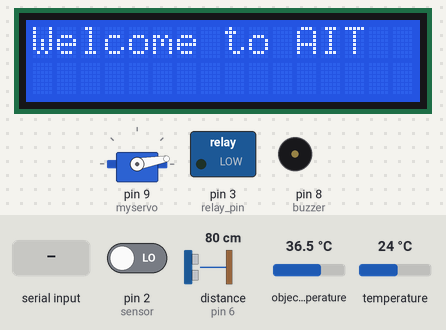
Simulated run of this sketch. Board: Arduino Uno, built with avr-gcc and run on an emulated ATmega328P. On the bench: 16×2 character LCD, servo, switched loads named in the sketch (green lamp = pin HIGH), buzzer (waves = sounding). Wiring (inferred from the names in the program): ultrasonic range finder: trigger pin 7; echo pin 6. The test bench sets the inputs (shaded band); at power-on: distance to the obstacle (sensor on pin 6) 80 cm, pin 2 (sensor) LOW, object temperature 36.5 °C, temperature 24 °C. The echo pulse lasts 58.3 µs per cm; pins used as bus, display or sensor lines are not drawn; what the sketch prints to the serial monitor is not drawn.

Above: at 2.2 s.
2.3 s: distance to the obstacle (sensor on pin 6) set to 23 cm
10.9 s: distance to the obstacle (sensor on pin 6) set to 18 cm
At 15.8 s:
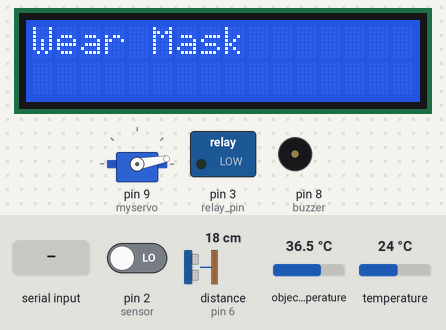
21.0 s: distance to the obstacle (sensor on pin 6) set to 35 cm
26.5 s: distance to the obstacle (sensor on pin 6) set to 2 cm
At 31.7 s:
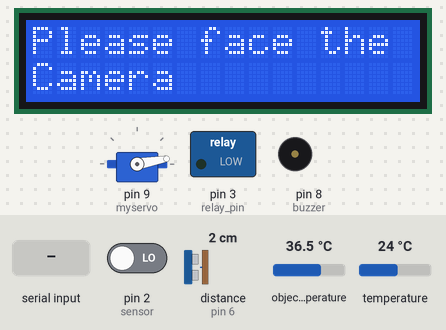
33.4 s: "9" received over Serial
At 41.9 s:
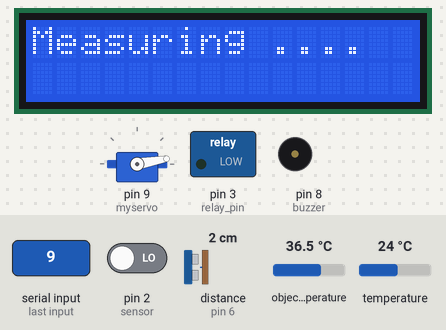
Timing chart, 0 to 43.4 s (numbered marks = the images above; inputs shaded):
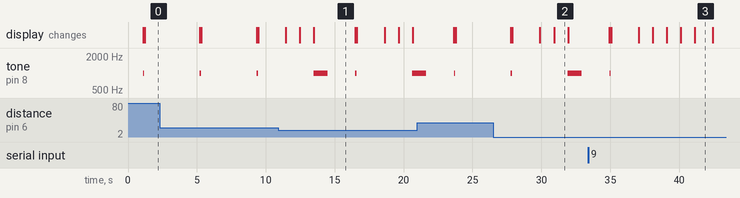

The sketch:

main.ino
```cpp
#include <Wire.h>
#include <LiquidCrystal_I2C.h>
#include <Adafruit_MLX90614.h>
#include <Servo.h>

Adafruit_MLX90614 mlx = Adafruit_MLX90614();
LiquidCrystal_I2C lcd(0x27,16,2);
Servo myservo;
const int pingPin = 7; // Trigger Pin of Ultrasonic Sensor
const int echoPin = 6; // Echo Pin of Ultrasonic Sensor
const int buzzer = 8;
const float normal_temp = 37.2;
const int relay_pin = 3;
int sensor = 2;  //PIR data pin
int val = 0;
long measured_Distance;
int inByte = '1';

void setup() {
    lcd.init();
    lcd.clear();
    lcd.backlight();
    pinMode(buzzer, OUTPUT);
    pinMode(relay_pin, OUTPUT);
    pinMode(sensor, INPUT);
    myservo.attach(9);
    Serial.begin(9600);
    if (!mlx.begin()) {
    Serial.println("Error connecting to MLX sensor. Check wiring.");
    while (1);
      };
      lcd.setCursor(0,0);
      lcd.print("System starting");
      myservo.write(10);
      delay(1000);
      lcd.clear();
  // put your setup code here, to run once:

}

void loop() {
      Serial.println("run");
      lcd.clear();
      lcd.backlight();
      lcd.setCursor(0,0);
      tone(buzzer, 1000);
      delay(100);
      noTone(buzzer);
      lcd.print("Welcome to AIT");
      delay(2000);
      measured_Distance = measureDistance();
      if(measured_Distance < 20){
        int lock = 0;
        clearLCD();
        while(lock != 1) {
            delay(1000);
            clearLCD();
            lcd.print("Please face the");
            lcd.setCursor(0,1);
            lcd.print("Camera");
            delay(1000);
            Serial.println("start");
            inByte = (Serial.read());
            if( inByte == '9'){
                lcd.clear();
                lcd.print("Please face temp");
                delay(1000);
                lcd.setCursor(0,1);
                lcd.print("sensor ..");
                delay(1000);
                lcd.clear();
                lcd.print("Please face temp");
                float  ambient_Temp = mlx.readAmbientTempC();
                float temp = mlx.readObjectTempC();
                for (int i = 0; i <= 10; i++){
                    clearLCD();
                    lcd.print("Measuring ....");
                    Serial.println("Measuring.....");
                    delay(100);
                }
                if( ambient_Temp > temp){
                    clearLCD();
                    lcd.print("Face the sensor");
                    lcd.setCursor(0,1);
                    lcd.print("to measure again");
                    delay(200);
                    for (int i = 0; i <= 10; i++) {
                        clearLCD();
                        lcd.print("Measuring ....");
                        delay(100);
                    }
                    ambient_Temp = mlx.readAmbientTempC();
                    temp = mlx.readObjectTempC();
                }
                clearLCD();
                lcd.print("Your Tempature");
                Serial.println("Your Tempature");
                lcd.setCursor(0,10);
                lcd.print(temp);
                delay(1000);
                if(temp > normal_temp)
                {
                    tone(buzzer, 1000);
                    clearLCD();
                    lcd.print("Temperature High");
                    Serial.println("Temperature High");
                    lcd.setCursor(0,1);
                    lcd.print("Contact Doctor");
                    delay(1000);
                    noTone(buzzer);
                    lock = 1;
                    break;
                }
                clearLCD();
                lcd.print("Please wash");
                Serial.println("Please wash");
                lcd.setCursor(0,1);
                lcd.print("your hands");
                delay(1000);
                val = digitalRead(sensor);
                if (val == HIGH) {
                    clearLCD();
                    lcd.print("Be Alert for ");
                    lcd.setCursor(0,1);
                    lcd.print("the sanitizer");
                    delay(1000);
                    myservo.write(180);
                    delay(1500);
                }
            }
            else{
            tone(buzzer, 1000);
              clearLCD();
              lcd.print("Wear Mask");
              Serial.println("Wear Mask");
              delay(1000);
              noTone(buzzer);
            }
            lock = 1;
        }
      }
     delay(2000);
     lcd.clear();
    }


long measureDistance (){
  long duration, distance;
   pinMode(pingPin, OUTPUT);
   digitalWrite(pingPin, LOW);
   delayMicroseconds(2);
   digitalWrite(pingPin, HIGH);
   delayMicroseconds(10);
   digitalWrite(pingPin, LOW);
   pinMode(echoPin, INPUT);
   duration = pulseIn(echoPin, HIGH);
   distance = duration / 29 / 2;
  Serial.println(distance);
  return distance;
}

void clearLCD(){
  lcd.clear();
  lcd.setCursor(0,0);
}
```

Measured:
- the behaviour switches between 21 and 20 cm on distance to the obstacle (sensor on pin 6) (found by bisection; images 0 and 1)
- after the input at 33.4 s, tone on pin 8 (buzzer): goes on until 35.0 s, then stays silent; the display: first differs from a run without the input after 5.7 s (image 3 shows a later state)
- what the display in image 1 shows lasts 3.0 s, from 13.5 s to 16.5 s
- what the display in image 2 shows lasts 1.0 s, from 30.9 s to 31.9 s
